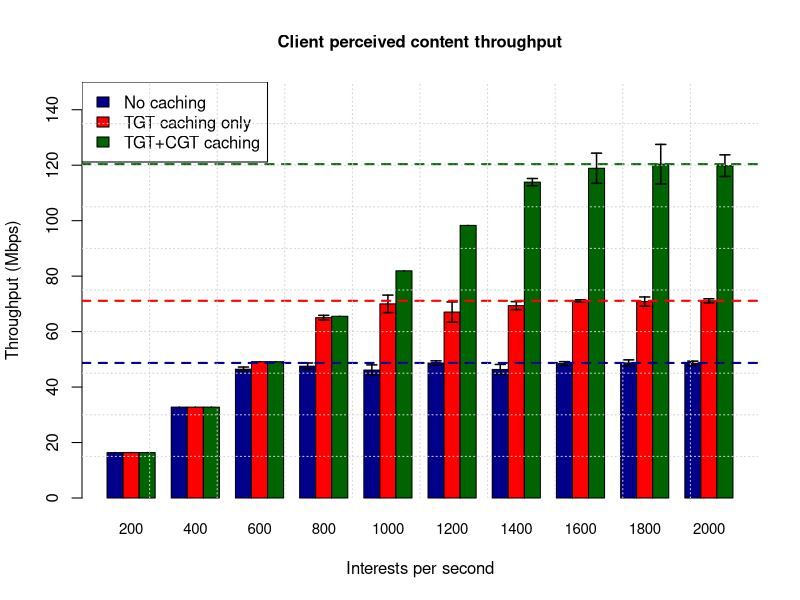

Write R code to recreate this figure.
errf <- function(array){

    object <- 1.64*sd(array)/sqrt(length(array))

    return(object)
}

tgt = t(read.csv("all_cached_thput.csv", sep=" ", head=F))
tgt = tgt[-nrow(tgt),]
cgt = t(read.csv("no_cached_thput.csv", sep=" ", head=F))
cgt = cgt[-nrow(cgt),]
krb = t(read.csv("tgt_cached_thput.csv", sep=" ", head=F))
krb = krb[-nrow(krb),]
reg = t(read.csv("reg_req_thput.csv", sep=" ", head=F))
reg = reg[-nrow(reg),]

TGT = colMeans(tgt)/1000000
CGT = colMeans(cgt)/1000000
KRB = colMeans(krb)/1000000
REG = colMeans(reg)/1000000

errTGT = apply(tgt,2,errf)/1000000
errCGT = apply(cgt,2,errf)/1000000
errKRB = apply(krb,2,errf)/1000000
errREG = apply(reg,2,errf)/1000000

degrees = seq(from=200, to=2000, by=200)

#print(TGT)
#print(CGT)
#print(KRB)
#print(REG)

print(errTGT)
print(errCGT)
print(errKRB)
print(errREG)

means = c(rbind(CGT, KRB, TGT))
errs = c(rbind(errCGT, errKRB, errTGT))

data = data.frame(rbind(CGT, KRB, TGT))

pdf("bar.pdf")

barCenters <- barplot(as.matrix(data), main="Client perceived content throughput",
  xlab="Interests per second", col=c("darkblue","red","darkgreen"),
  beside = TRUE,
  names.arg=degrees,
  ylab = "Throughput (Mbps)",
  ylim =c(0,150),
  cex.lab=1, cex.axis=1, cex.main=1, cex.sub=1, cex.names=0.9
)

arrows(barCenters, means - errs, barCenters,
       means + errs, lwd = 1.5, angle = 90,
       code = 3, length = 0.05)

abline(h=max(TGT), lwd=2,lty=2,col = "darkgreen")
abline(h=max(KRB), lwd=2,lty=2,col = "red")
abline(h=max(CGT), lwd=2,lty=2,col = "darkblue")

legend("topleft", c("No caching", "TGT caching only", "TGT+CGT caching"), fill = c("darkblue", "red","darkgreen"))
grid(10,10)
dev.off()
